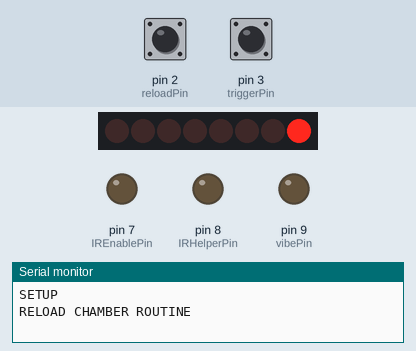
This sketch was run on a simulated Arduino Uno, built with avr-gcc and run on an emulated ATmega328P. On the bench: 8 shift-register outputs drawn as a row of LEDs (first output left, lit = HIGH), output pins drawn as LEDs (lit = HIGH), the last lines printed to the serial monitor. Wiring (inferred from the names in the program): shift register (74HC595): data pin 4; shift clock pin 6; latch pin 5. Wiring (inferred from the signals the program sends): row of LEDs: on Q0, Q1, Q2, Q3, Q4, Q5, Q6, Q7. The test bench sets the inputs (shaded band); at power-on: pin 3 (triggerPin) HIGH, pin 2 (reloadPin) HIGH. Pins used as bus, display or sensor lines are not drawn.

Above: at 1.04 s.
2.5 s: pin 3 (triggerPin) pulled LOW for 0.15 s
At 2.82 s:
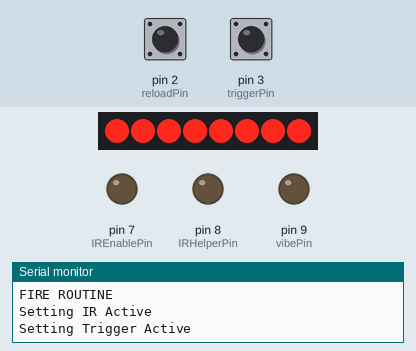
At 4.4 s:
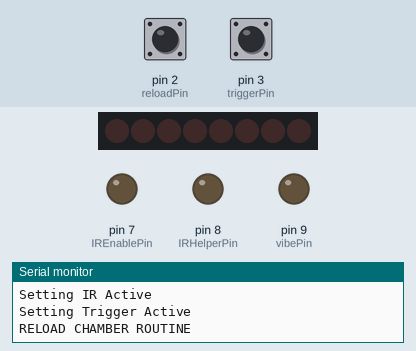
Timing chart, 0 to 5.9 s (numbered marks = the images above; inputs shaded):
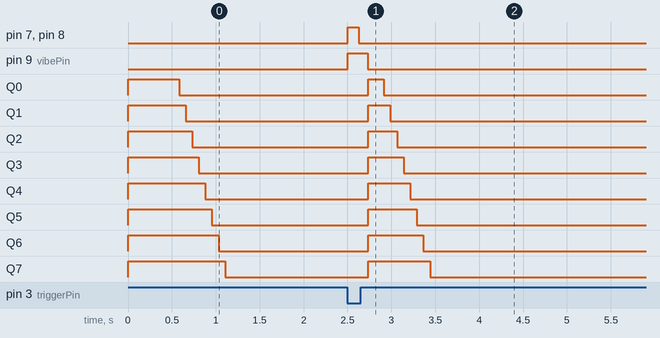

The sketch:

BisectedGun1.ino
```cpp
// Software to run on bisected prototype gun BLH 1, from breadboarded arduino UNO.

#include <IRremote.h>

// Pin definitions

// Interrupt pins for trigger and reload.

int triggerPin = 3; // NOTE This pin is also the IR output. See multiplex circuit.
int reloadPin = 2; // May need external pullup on shop UNO, smoked internal pullup (?)

// IR control circuit pin (includes triggerPin)

int IREnablePin = 7;
int IRHelperPin = 8;

// Output pin for vibration (HOLD LOW!)

int vibePin = 9;

// LED Bargraph setup (common cathode)

int Serial595Pin = 4;
int latchPin = 5;
int clockPin = 6;

// Activity codes for LED bargraph animation

byte CHAMBER_RELOAD[] = {0, B00000001, B00000011, B00000111, B00001111, B00011111, B00111111, B01111111, B11111111};
byte MAG_RELOAD[] = {0, B10000001, B11000011, B11100111, B11111111, B01111110, B00111100, B00011000, 0, 1, 0};
byte MAG_OUT[] = {B00000011};
byte ALL_OUT[] = {B10000000};

// Global variables

int roundsPerMag = 12;
int roundsRemaining = 12;

int magsRemaining = 6;

// Trigger logic
volatile int triggerFlag = LOW;
volatile int botherTrigger = LOW;

// Reload logic
volatile int reloadFlag = LOW;
volatile int botherReload = LOW;

IRsend irsend; // IRSend library implementation

void setup() {
  Serial.begin(9600);
  delay(500);
  Serial.println("SETUP");

  pinMode(triggerPin, INPUT); digitalWrite(triggerPin, HIGH); // set as input with active pullup
  pinMode(reloadPin, INPUT); digitalWrite(reloadPin, HIGH);

  pinMode(vibePin, OUTPUT); digitalWrite(vibePin, LOW);

  pinMode(IREnablePin, OUTPUT); digitalWrite(IREnablePin, LOW);
  pinMode(IRHelperPin, OUTPUT); digitalWrite(IRHelperPin, LOW);

  pinMode(latchPin, OUTPUT); // Let these float for a while, not v important
  pinMode(clockPin, OUTPUT);
  pinMode(Serial595Pin, OUTPUT);

  reloadChamber();

  setTriggerActive(); // Set multiplex circuit to trigger mode
  botherTrigger=HIGH;

  attachInterrupt(1,ISR_trigger,FALLING); // attach interrupt service routines for trigger and reload logic
  attachInterrupt(0,ISR_reload,FALLING); // Interrupt 0 is pin 2, 1 is pin 3.

  Serial.println("SETUP COMPLETE!");
}

void loop() {
  if (triggerFlag){ // Only raised by ISR_trigger, which sets bother low too
    triggerFlag=LOW;
    // cli(); // Clear all interrupts, so we're not distracted by any trigger/reload pulls.
    fire();
  }
  if (reloadFlag){ // Only raised by ISR_reload, which sets bother low too
    reloadFlag=LOW;
    reloadMag();
  }
}

// Interrupt service routines for trigger and reload
void ISR_trigger(){
  if (botherTrigger) {cli(); botherTrigger=LOW;triggerFlag=HIGH;Serial.println("ISR:\tTRIGGER");}
}

void ISR_reload(){
  if (botherReload) {botherReload=LOW;reloadFlag=HIGH;Serial.println("ISR:\tRELOAD");}
}

void fire(){ // By this point all interrupts should be disabled so we can safely use the trigger pin for IR transmitting
  // Check rounds
  Serial.println("FIRE ROUTINE");
  if (roundsRemaining){ // Bother reload will have been set earlier if we're out of rounds now

    // Handle the trigger logic
    roundsRemaining--;

    // Make a vibration
    digitalWrite(vibePin, HIGH);

    // Reset multiplex circuit to IR transmit mode
    setIRActive();
    delay(10);
    detachInterrupt(1);
    detachInterrupt(0);
    delay(10);

    // Fire the weapon
    //for (int t=0;t<3;t++) {
      irsend.sendSony(0xa90, 12); // Sony TV power code for now TODO: Change slightly
      delay(40);
    //}

    // Reset multiplex circuit to trigger mode
    attachInterrupt(1,ISR_trigger,FALLING);
    attachInterrupt(0,ISR_reload,FALLING);
    setTriggerActive();

    // Make a noise

    // Cancel the vibration
    digitalWrite(vibePin, LOW);

    // Clear the status bar
    setLED(0);
    delay(100);

    // Check rounds remaining and do the reload logic
    if (roundsRemaining){reloadChamber();}
    else {animate(MAG_OUT,1,10); botherReload=HIGH;}
  }
}

void reloadChamber(){ // Only gets called if there's definitely a remaining round
  // Show the chamber reload animation in the status
  Serial.println("RELOAD CHAMBER ROUTINE");
  animate(CHAMBER_RELOAD,9,70);
  botherTrigger=HIGH;
}

void reloadMag(){
  Serial.println("RELOAD MAG ROUTINE");
  // Check mags
  if (magsRemaining) {

    // Handle the reload logic
    magsRemaining--;

    // Make a vibration
    digitalWrite(vibePin, HIGH);

    // Show the mag reload animation
    animate(MAG_RELOAD,11,70);

    // Cancel the vibration
    digitalWrite(vibePin, LOW);

    // Handle the reload logic
    roundsRemaining=roundsPerMag;
    reloadChamber();
  }
  else {
    // Give a signal there's no juice left
    animate(ALL_OUT,1,10);
    while(1){;} // HANG
  }
}

void setLED(byte output){
  digitalWrite(latchPin, LOW);
  delay(5);
  shiftOut(Serial595Pin, clockPin, MSBFIRST, output);
  digitalWrite(latchPin, HIGH);
}

void animate(byte *ACTIVITY_CODE, int animation_length, int animation_delay){ // Set LED bargraph to animate the event coded by ACTIVITY_CODE
  // Serial.println("Animating LED output");
  for (int i=0;i<animation_length;i++){
    setLED(ACTIVITY_CODE[i]);
    delay(animation_delay);
  }
}

void setTriggerActive(){ // Prepare multiplex circuit for listening to the trigger
  Serial.println("Setting Trigger Active");
  digitalWrite(IREnablePin, LOW); // Turn off IR signals
  pinMode(triggerPin, INPUT); digitalWrite(triggerPin, HIGH); // Set pullup 20kOhms to 5v
  digitalWrite(IRHelperPin, LOW); // Creates voltage difference across trigger
  delay(100);
  // Serial.print("Trigger pin reads:\t"); Serial.println(digitalRead(triggerPin));
  sei(); // Sets all interrupts on (enables the trigger and reload ISRs)
}

void setIRActive(){ // Prepare multiplex circuit for transmitting on the trigger pin
  // Interrupts should have been disabled by now
  Serial.println("Setting IR Active");
  digitalWrite(IRHelperPin, HIGH);
  digitalWrite(triggerPin, LOW);
  pinMode(triggerPin, OUTPUT);
  digitalWrite(IREnablePin, HIGH);
}

// END
```

Measured:
- after the input at 2.5 s, pin 7 (IREnablePin), pin 8 (IRHelperPin): LOW → HIGH at once, → LOW 0.13 s later; pin 9 (vibePin): LOW → HIGH at once, → LOW 0.23 s later; Q0: LOW → HIGH after 0.23 s, → LOW 0.18 s later; Q1: LOW → HIGH after 0.23 s, → LOW 0.26 s later; Q2: LOW → HIGH after 0.23 s, → LOW 0.33 s later
